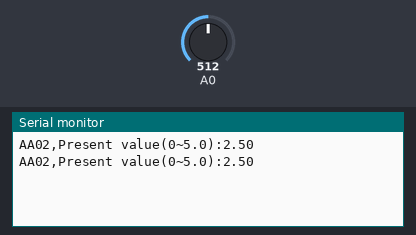
This sketch was run on a simulated Arduino Uno, built with avr-gcc and run on an emulated ATmega328P. Parts: the last lines printed to the serial monitor. Inputs (shaded band) come from the test bench; at power-on: A0 = 512.

Above: at 1.8 s.
1.9 s: A0 set to 716
At 2.8 s:
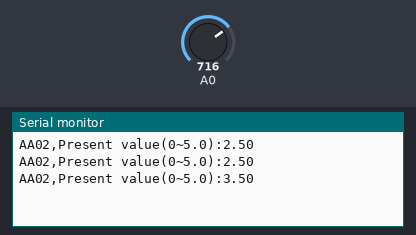
3.4 s: A0 set to 900
At 4.8 s:
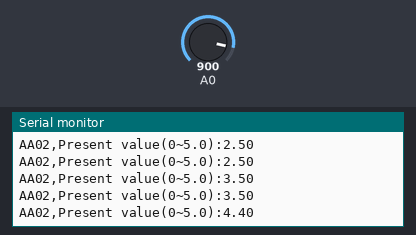
Timing chart, 0 to 6.4 s (numbered marks = the images above; inputs shaded):
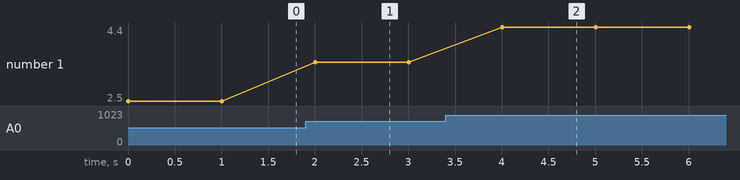

The sketch:

analog_read_start.ino
```cpp
/*
  AnalogReadSerial

  Reads an analog input on pin 0, prints the result to the Serial Monitor.
  Attach the center pin of a potentiometer to pin A0,
  and the outside pins to +5V and ground.
*/

void setup() {
  // initialize serial communication at 9600 bits per second:
  Serial.begin(9600);
}

void loop() {
  // read the input on analog pin 0:
  int sensorValue = analogRead(A0);
  Serial.print("AA02,Present value(0~5.0):");
  float resistance=sensorValue*(5.0/1023.0);
  Serial.println(resistance);
  delay(500);

  // print out the value you read:


  delay(500);        // 2 Hz sampling
}
```

Measured:
- after the input at 1.9 s, the serial monitor: prints a new line after 0.10 s (image 1)
- after the input at 3.4 s, the serial monitor: prints a new line after 0.60 s (image 2)
- plotted number 1: 2.5 → 3.5 after the input at 1.9 s, 3.5 → 4.4 after the input at 3.4 s
